Frame 1 (no input): blank canvas, image omitted
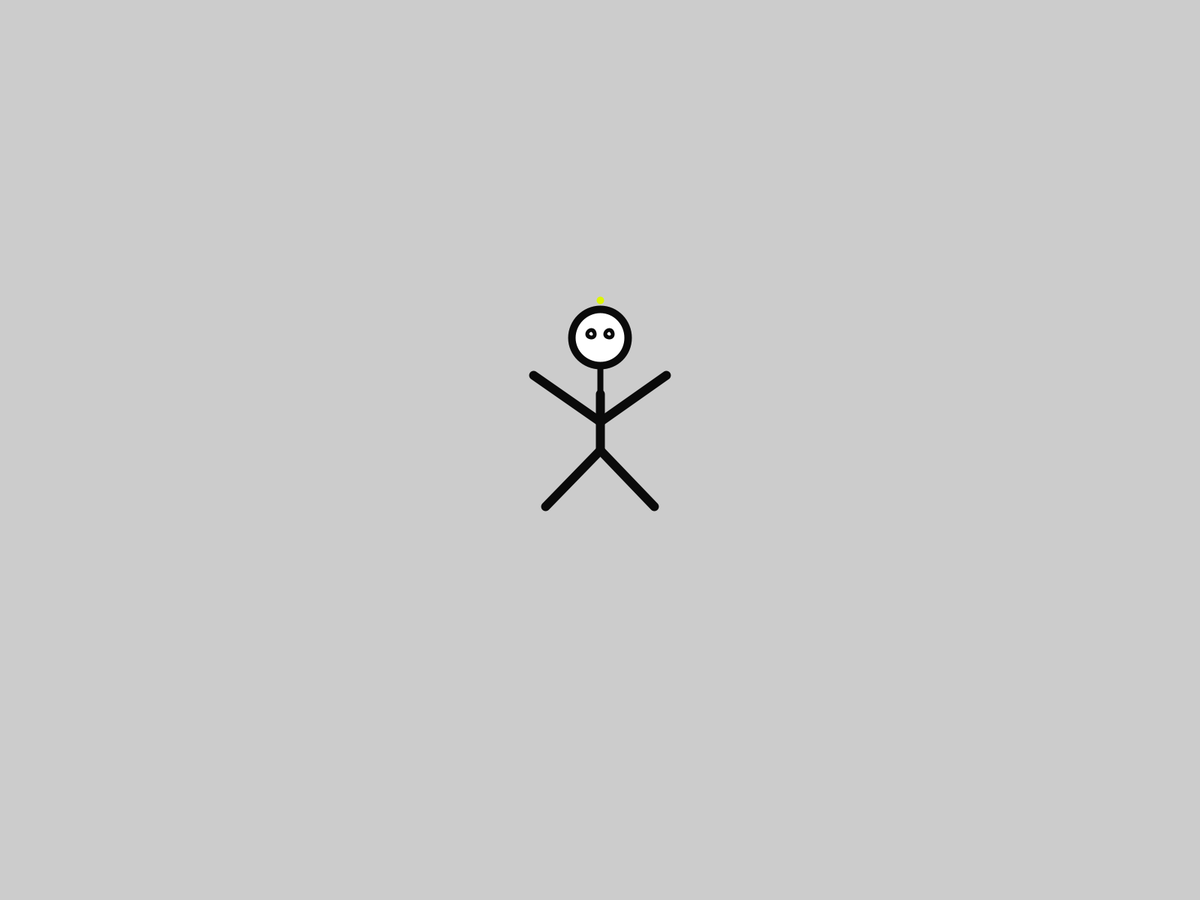
Frame 60 (the mouse pressed at the canvas centre just before this capture)
Frame 120 (the mouse held since frame 60 and released just before this capture): identical to frame 60, image omitted

The Processing sketch that drew this single still picture (run headless with seeded random() and noise(); from frame 60 on, the mouse is pressed at the canvas centre):

// Processing sketch: Hangman
// ── Hangman.pde
 int num = 0;


void setup () {
  fullScreen();
  frameRate (10);
}

void draw () {
  man();
  num++;
}



void man(){
 

 
 switch(num) {
 case 0:
 rope();
 break;
 case 1:
head();
 break;
  case 2:
neck();
 break;
  case 3:
torso();
 break;
  case 4:
leftarm();
 break;
  case 5:
rightarm();
 break;
  case 6:
leftleg();
 break;
  case 7:
rightleg();
 break;
 }
 }
 
void rope () {
  stroke (221, 245, 5);
  strokeWeight (10);
  line (width/2, height/3, width/2, 400);
  //ræben som manden skal kvæels med.
}

void head() {
  stroke(10);
  circle (width/2, 450, 75);
  circle (width/2.03,445,5);
  circle (width/1.97,445,5);
  //rect ()width/2.015,440,width/1.97,
  //her er hovedet tegnet
}


void neck () {
  strokeWeight(8);
  line (width/2, 490, width/2, 525);
}
void torso(){
  strokeWeight (12);
line (width/2,525,width/2,600);
}

void leftarm (){
line (width/2,562.5,width/2.25,500);
}

void rightarm (){
line (width/2,562.5,width - width/2.25,500);
}

void leftleg(){
line (width/2,600,width/2.20,675);
}


void rightleg(){
line (width/2,600,width-width/2.20,675);

}

// ── Guesses.pde
void guesses (int letters){
  int lineWidth = width / 50;
  int x = width / 2;
  int y = 600;

  for (int i=0; i < letters; i++) {
    strokeWeight(5);
    


    if (x > width-75) {
      x = width / 2;
      y += 100;
    }
    
    line (x, y , x + lineWidth, y);
    x += width / 25;
  }

}
